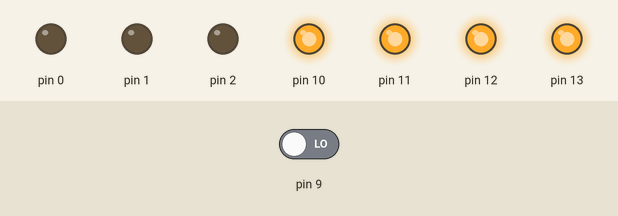
This sketch was run on a simulated Arduino Uno, built with avr-gcc and run on an emulated ATmega328P. Shown: output pins drawn as LEDs (lit = HIGH). Dashed ring = blinking. Inputs (shaded band) come from the test bench; at power-on: pin 9 LOW.

Above: at 1.2 s.
1.3 s: pin 9 driven HIGH
At 1.55 s:
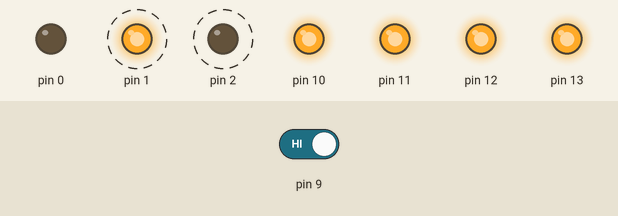
At 2.25 s:
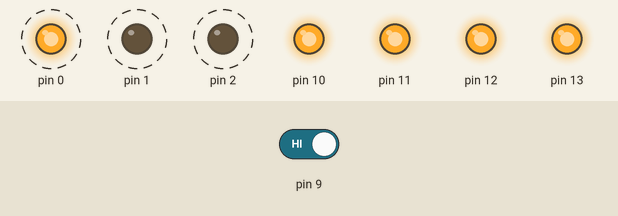
4.3 s: pin 9 driven LOW
At 4.8 s:
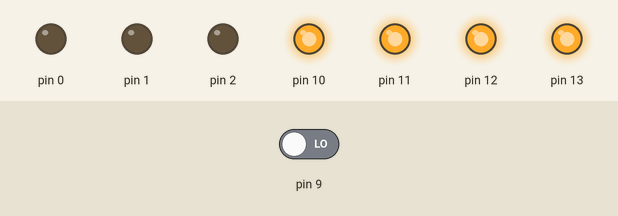
Timing chart, 0 to 7.3 s (numbered marks = the images above; inputs shaded):
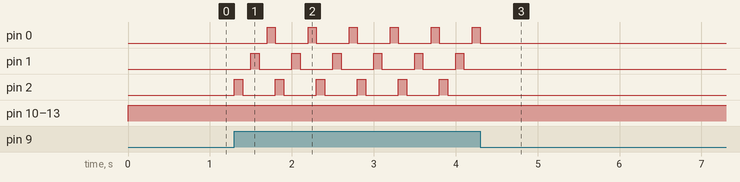

Measured:
- after the input at 1.3 s, pin 0: alternates HIGH for 0.10 s and LOW for 0.40 s, starting after 0.40 s; pin 1: alternates HIGH for 0.10 s and LOW for 0.40 s, starting after 0.20 s; pin 2: alternates HIGH for 0.10 s and LOW for 0.40 s, starting at once
- after the input at 4.3 s, pin 0: goes on until 4.3 s, then stays LOW; pin 1, pin 2: stops changing and stays LOW

The sketch:

t1.ino
```cpp
void setup() {
  // put your setup code here, to run once:
pinMode(13,OUTPUT);
pinMode(12,OUTPUT);
pinMode(11,OUTPUT);
pinMode(10,OUTPUT);

pinMode(0,OUTPUT);
pinMode(1,OUTPUT);
pinMode(2,OUTPUT);
pinMode(9,INPUT);

}

void loop() {
  // put your main code here, to run repeatedly:
boolean input=digitalRead(9);

if(input){
  digitalWrite(2,HIGH);
delay(100);
digitalWrite(2,LOW);
delay(100);
digitalWrite(1,HIGH);
delay(100);
digitalWrite(1,LOW);
delay(100);
digitalWrite(0,HIGH);
delay(100);
digitalWrite(0,LOW);

}


digitalWrite(13,HIGH);
digitalWrite(12,HIGH);
digitalWrite(11,HIGH);
digitalWrite(10,HIGH);

}
```
